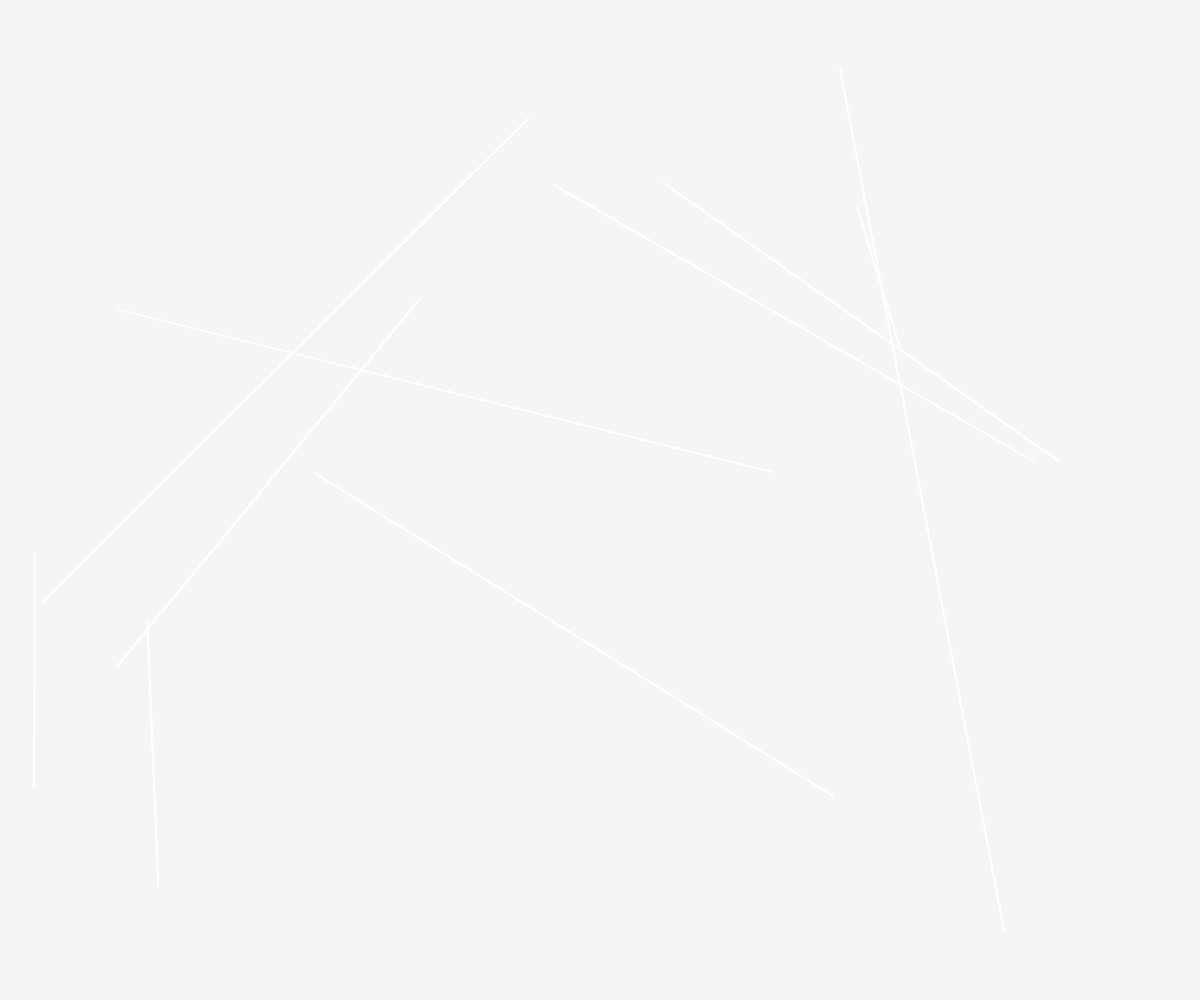
Frame 1 (no input)
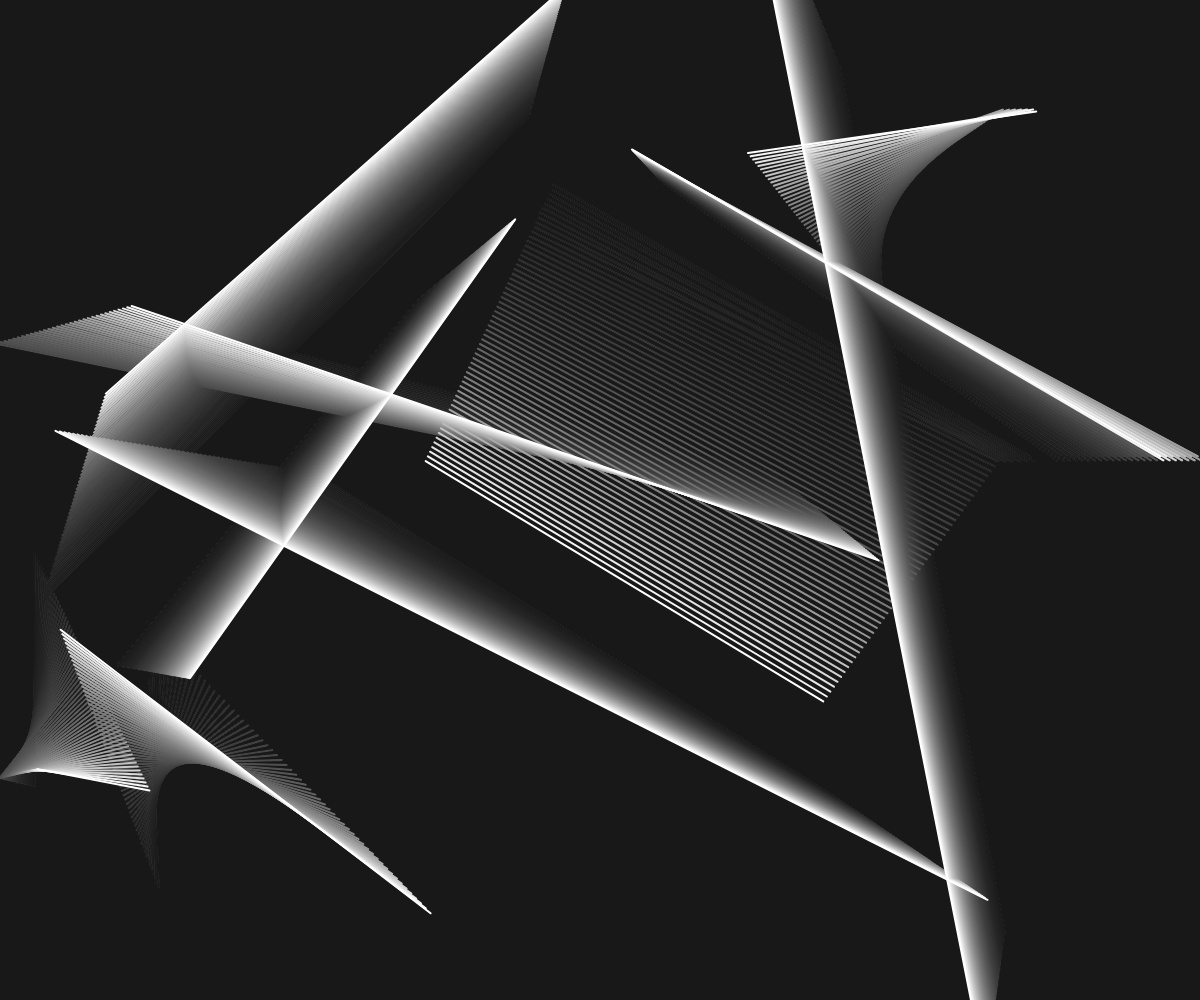
Frame 60 (no input)
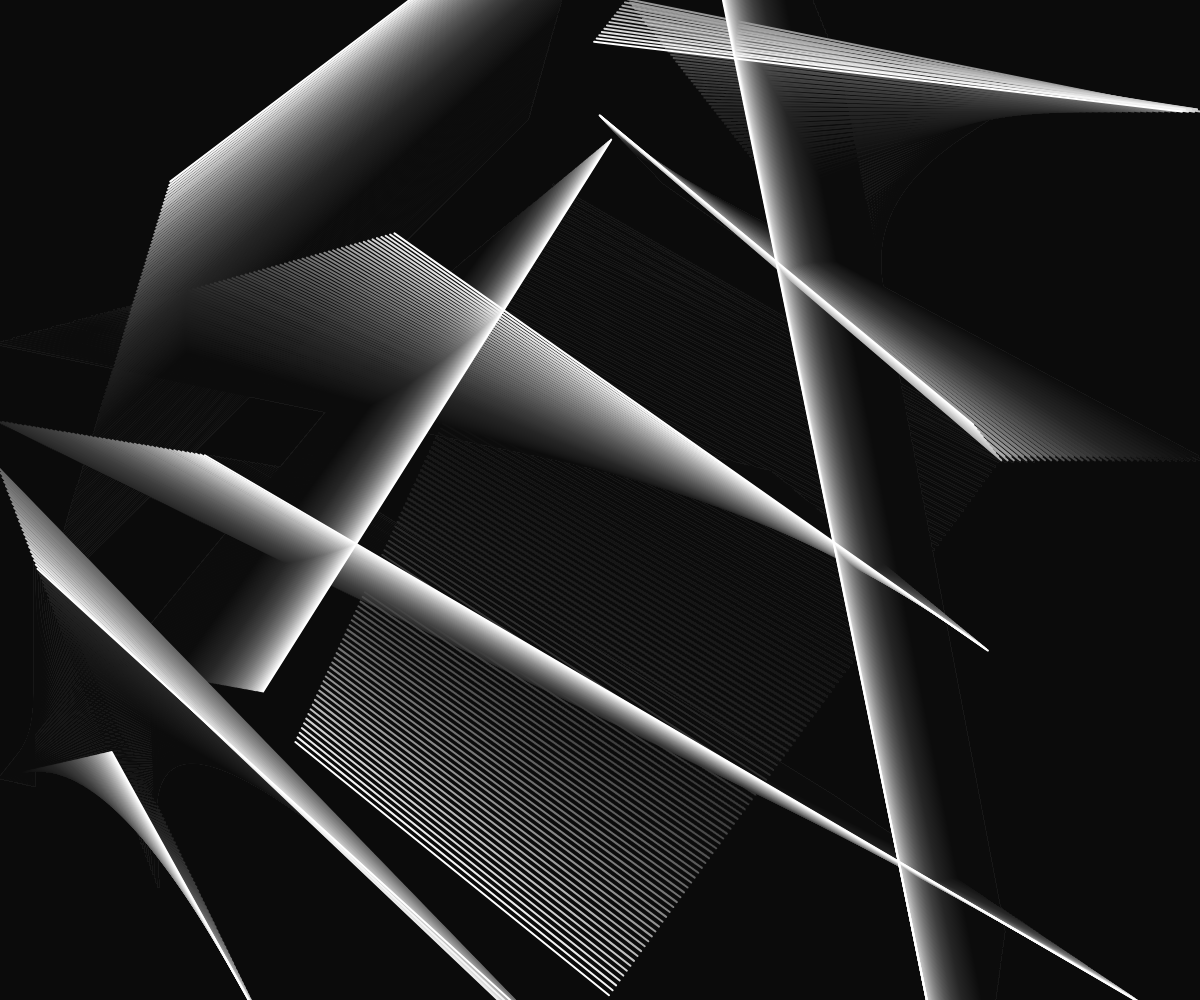
Frame 120 (the mouse pressed at the canvas centre since frame 60)

The p5.js sketch that drew these frames (run headless with seeded random() and noise() and a simulated clock; from frame 60 on, the mouse is pressed at the canvas centre):

// p5.js sketch
// ── sketch.js
// Inspired by the classic Windows Mystify screensaver

let mystifies = [];

function setup() {
  createCanvas(windowWidth, windowHeight);
  stroke(255);
  strokeWeight(2);

  // mystify1 = new Mystify();
  // mystify2 = new Mystify();

  for (let i = 0; i < 10; i++) {
    let mystify = new Mystify();
    mystifies.push(mystify);
  }
}

function draw() {
  background(0, 10);

  for (let i = 0; i < mystifies.length; i++) {
    mystifies[i].show();
    mystifies[i].move();
  }
}

class Mystify {
  constructor() {
    this.x1 = random(width);
    this.y1 = random(height);
    this.x2 = random(width);
    this.y2 = random(height);
    this.x1speed = random(-5, 5);
    this.y1speed = random(-5, 5);
    this.x2speed = random(-5, 5);
    this.y2speed = random(-5, 5);
  }

  show() {
    line(this.x1, this.y1, this.x2, this.y2);
  }

  move() {
    this.x1speed = this.bounce(this.x1, 0, width, this.x1speed);
    this.y1speed = this.bounce(this.x1, 0, height, this.y1speed);
    this.x2speed = this.bounce(this.x2, 0, width, this.x2speed);
    this.y2speed = this.bounce(this.y2, 0, width, this.y2speed);
    
    this.x1 += this.x1speed;
    this.y1 += this.y1speed;
    this.x2 += this.x2speed;
    this.y2 += this.y2speed;
  }

  // a generic bounce function
  bounce(num, min, max, speed) {
    // is number outside these 2 boundary numbers?
    if (num < min|| num > max) {
      // if so, flip the sign of the rate of change
      speed *= -1;
    }
    return speed;
  }
}

function windowResized() {
  resizeCanvas(windowWidth, windowHeight);
}
